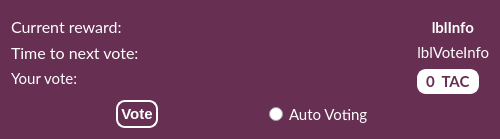
        <widget class="QFrame" name="bottomleftframe">
         <property name="sizePolicy">
          <sizepolicy hsizetype="Fixed" vsizetype="Preferred">
           <horstretch>0</horstretch>
           <verstretch>0</verstretch>
          </sizepolicy>
         </property>
         <property name="minimumSize">
          <size>
           <width>500</width>
           <height>0</height>
          </size>
         </property>
         <property name="toolTip">
          <string/>
         </property>
         <property name="styleSheet">
          <string notr="true">QFrame {
background-color: rgb(103,47,82);
color: rgb(255, 255, 255);
alternate-background-color: rgb(89,38,68);}
QToolTip {
     color: white;
     font-size:9pt;font-family:'Lato';
     border: 4px solid ;
     border-radius: 13px;
     opacity: 700;
     border-color: rgb(89,38,68);
     background-color: rgb(62,29,67);
 }
                            QPushButton {
                            border-style: outset;
                            border-width: 2px;
                            border-radius: 9px;
                            border-color: white;
                            font: bold 11pt;
                            min-width: 5em;
                            padding: 3px;
                            }
                            QPushButton:pressed {
                            background-color: green;
                            border-style: inset;
                            }</string>
         </property>
         <layout class="QGridLayout" name="gridLayout">
          <item row="2" column="1" alignment="Qt::AlignTop">
           <widget class="QLabel" name="label_9">
            <property name="font">
             <font>
              <family>Lato</family>
              <pointsize>11</pointsize>
             </font>
            </property>
            <property name="text">
             <string>&lt;html&gt;&lt;head/&gt;&lt;body&gt;&lt;p&gt;&lt;span style=&quot; font-size:12pt;&quot;&gt;Time to next vote:&lt;/span&gt;&lt;/p&gt;&lt;/body&gt;&lt;/html&gt;</string>
            </property>
           </widget>
          </item>
          <item row="3" column="1" alignment="Qt::AlignTop">
           <widget class="QLabel" name="label_8">
            <property name="font">
             <font>
              <family>Lato</family>
              <pointsize>11</pointsize>
             </font>
            </property>
            <property name="text">
             <string>&lt;html&gt;&lt;head/&gt;&lt;body&gt;&lt;p&gt;Your vote:&lt;/p&gt;&lt;/body&gt;&lt;/html&gt;</string>
            </property>
           </widget>
          </item>
          <item row="8" column="1" colspan="2">
           <layout class="QHBoxLayout" name="horizontalLayout_9">
            <item>
             <widget class="QPushButton" name="btnVote">
              <property name="sizePolicy">
               <sizepolicy hsizetype="Fixed" vsizetype="Fixed">
                <horstretch>0</horstretch>
                <verstretch>0</verstretch>
               </sizepolicy>
              </property>
              <property name="font">
               <font>
                <pointsize>11</pointsize>
                <weight>75</weight>
                <italic>false</italic>
                <bold>true</bold>
               </font>
              </property>
              <property name="toolTip">
               <string extracomment="Press the button to cast your vote">&lt;html&gt;&lt;head/&gt;&lt;body&gt;&lt;p&gt;&lt;span style=&quot; color:#550000;&quot;&gt;Press the button to cast your vote&lt;/span&gt;&lt;/p&gt;&lt;/body&gt;&lt;/html&gt;</string>
              </property>
              <property name="whatsThis">
               <string>blabla</string>
              </property>
              <property name="styleSheet">
               <string notr="true">
                            QPushButton {
                            border-style: outset;
                            border-width: 2px;
                            border-radius: 9px;
                            border-color: white;
                            font: bold 11pt;
                            min-width: 5em;
                            padding: 3px;
background-color: rgb(103,47,82);
color: white;
                            }
                            QPushButton:pressed {
                            background-color: green;
                            border-style: inset;
                            }
                          </string>
              </property>
              <property name="text">
               <string>Vote</string>
              </property>
             </widget>
            </item>
            <item>
             <widget class="QRadioButton" name="chkAutoVote">
              <property name="sizePolicy">
               <sizepolicy hsizetype="Fixed" vsizetype="Fixed">
                <horstretch>0</horstretch>
                <verstretch>0</verstretch>
               </sizepolicy>
              </property>
              <property name="font">
               <font>
                <family>Lato</family>
                <pointsize>11</pointsize>
                <kerning>true</kerning>
               </font>
              </property>
              <property name="layoutDirection">
               <enum>Qt::LeftToRight</enum>
              </property>
              <property name="styleSheet">
               <string notr="true">padding-right: 15px;
color: white;
</string>
              </property>
              <property name="text">
               <string>Auto Voting</string>
              </property>
             </widget>
            </item>
           </layout>
          </item>
          <item row="1" column="2" alignment="Qt::AlignHCenter">
           <widget class="QLabel" name="lblInfo">
            <property name="font">
             <font>
              <family>Lato</family>
              <pointsize>11</pointsize>
              <weight>75</weight>
              <italic>false</italic>
              <bold>true</bold>
             </font>
            </property>
            <property name="styleSheet">
             <string notr="true">font: 11pt &quot;Lato&quot;;font: bold 11pt;</string>
            </property>
            <property name="text">
             <string>lblInfo</string>
            </property>
            <property name="alignment">
             <set>Qt::AlignRight|Qt::AlignTrailing|Qt::AlignVCenter</set>
            </property>
           </widget>
          </item>
          <item row="2" column="2" alignment="Qt::AlignHCenter|Qt::AlignTop">
           <widget class="QLabel" name="lblVoteInfo">
            <property name="font">
             <font>
              <family>Lato</family>
              <pointsize>11</pointsize>
              <weight>50</weight>
              <italic>false</italic>
              <bold>false</bold>
             </font>
            </property>
            <property name="styleSheet">
             <string notr="true">font: 11pt &quot;Lato&quot;;</string>
            </property>
            <property name="text">
             <string>lblVoteInfo</string>
            </property>
            <property name="alignment">
             <set>Qt::AlignRight|Qt::AlignTrailing|Qt::AlignVCenter</set>
            </property>
           </widget>
          </item>
          <item row="0" column="1" colspan="2">
           <layout class="QHBoxLayout" name="horizontalLayout_7">
            <item>
             <widget class="QFrame" name="frame_4">
              <property name="frameShape">
               <enum>QFrame::StyledPanel</enum>
              </property>
              <property name="frameShadow">
               <enum>QFrame::Plain</enum>
              </property>
              <property name="lineWidth">
               <number>0</number>
              </property>
              <widget class="QLabel" name="label_2">
               <property name="geometry">
                <rect>
                 <x>0</x>
                 <y>0</y>
                 <width>481</width>
                 <height>31</height>
                </rect>
               </property>
               <property name="minimumSize">
                <size>
                 <width>50</width>
                 <height>0</height>
                </size>
               </property>
               <property name="font">
                <font>
                 <family>Lato</family>
                 <pointsize>20</pointsize>
                 <weight>50</weight>
                 <bold>false</bold>
                </font>
               </property>
               <property name="text">
                <string>Vote</string>
               </property>
               <property name="textFormat">
                <enum>Qt::AutoText</enum>
               </property>
               <property name="margin">
                <number>0</number>
               </property>
              </widget>
             </widget>
            </item>
           </layout>
          </item>
          <item row="1" column="1">
           <widget class="QLabel" name="lblReward">
            <property name="font">
             <font>
              <family>Lato</family>
              <pointsize>11</pointsize>
             </font>
            </property>
            <property name="text">
             <string>&lt;html&gt;&lt;head/&gt;&lt;body&gt;&lt;p&gt;&lt;span style=&quot; font-size:12pt;&quot;&gt;Current reward:&lt;/span&gt;&lt;/p&gt;&lt;/body&gt;&lt;/html&gt;</string>
            </property>
            <property name="margin">
             <number>0</number>
            </property>
           </widget>
          </item>
          <item row="3" column="2">
           <widget class="QSpinBox" name="spbVote">
            <property name="sizePolicy">
             <sizepolicy hsizetype="Fixed" vsizetype="Fixed">
              <horstretch>0</horstretch>
              <verstretch>0</verstretch>
             </sizepolicy>
            </property>
            <property name="font">
             <font>
              <family>Lato</family>
              <pointsize>11</pointsize>
              <weight>75</weight>
              <italic>false</italic>
              <bold>true</bold>
              <kerning>true</kerning>
             </font>
            </property>
            <property name="styleSheet">
             <string notr="true">font: 11pt &quot;Lato&quot;;
border-style: outset;
background-color: white;
color: rgb(103,47,82);
                            border-width: 2px;
                            border-radius: 9px;
                            border-color: white;
                            font: bold 11pt;
                            min-width: 2em;

                            
                            
                            </string>
            </property>
            <property name="wrapping">
             <bool>false</bool>
            </property>
            <property name="frame">
             <bool>true</bool>
            </property>
            <property name="alignment">
             <set>Qt::AlignCenter</set>
            </property>
            <property name="buttonSymbols">
             <enum>QAbstractSpinBox::NoButtons</enum>
            </property>
            <property name="specialValueText">
             <string notr="true"/>
            </property>
            <property name="suffix">
             <string notr="true">  TAC</string>
            </property>
            <property name="prefix">
             <string/>
            </property>
           </widget>
          </item>
         </layout>
        </widget>
